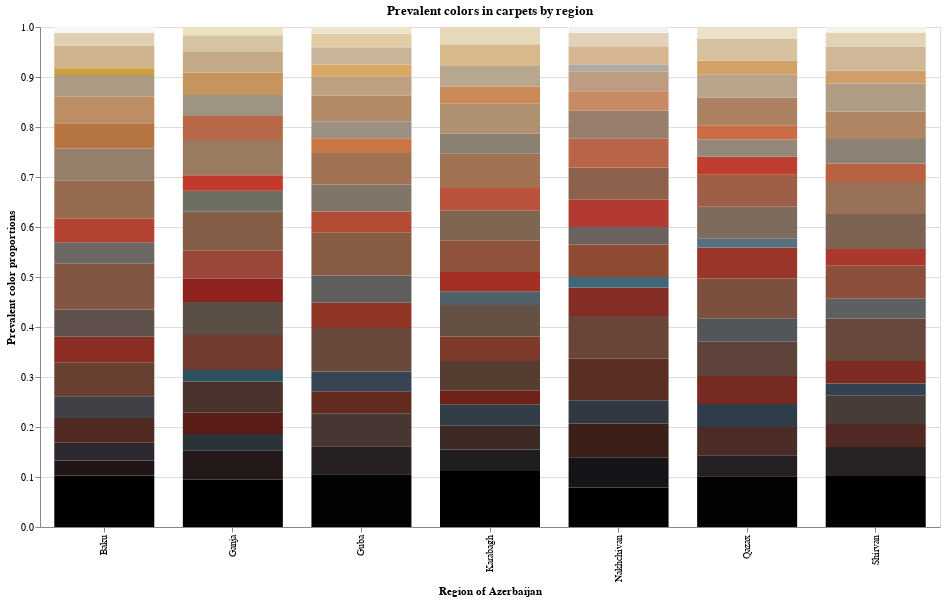

Notebook cell for this chart:
### Markdown cell above
# The color "gamut" of Azerbaijani carpets

### Code cell
import altair as alt

alt.Chart(viz_df_all_20_clusters, title='Prevalent colors in carpets by region').mark_bar(size=100).encode(
    alt.X(
        'region',
        axis=alt.Axis(
            title='Region of Azerbaijan'
        )
    ),
    alt.Y(
        'sum(prop)',
        scale=alt.Scale(domain=(0,1)),
        axis=alt.Axis(
            title='Prevalent color proportions'
        )
    ),
    
    color=alt.Color(
        'hex',
        scale=None,
        legend=None
    ),
    order=alt.Order(
        'hsp',
        sort='ascending'
    ),
    tooltip=['region', 'hex', 'prop']
).properties(
    width=900,
    height=500
)

### Figure 1 — Vega-Lite specification as saved in the notebook (floating-point values rounded to 4 significant figures; data arrays with more than 128 entries replaced by an {"elided": "..."} marker saying what was removed)
{"config": {"view": {"continuousWidth": 400, "continuousHeight": 300}}, "data": {"name": "data-c09d319f28f7589b633f5607f018a3d0"}, "mark": {"type": "bar", "size": 100}, "encoding": {"color": {"field": "hex", "legend": null, "scale": null, "type": "nominal"}, "order": {"field": "hsp", "sort": "ascending", "type": "quantitative"}, "tooltip": [{"field": "region", "type": "nominal"}, {"field": "hex", "type": "nominal"}, {"field": "prop", "type": "quantitative"}], "x": {"axis": {"title": "Region of Azerbaijan"}, "field": "region", "type": "nominal"}, "y": {"aggregate": "sum", "axis": {"title": "Prevalent color proportions"}, "field": "prop", "scale": {"domain": [0, 1]}, "type": "quantitative"}}, "height": 500, "title": "Prevalent colors in carpets by region", "width": 900, "$schema": "https://vega.github.io/schema/vega-lite/v4.17.0.json", "datasets": {"data-c09d319f28f7589b633f5607f018a3d0": {"elided": "140 records"}}}
